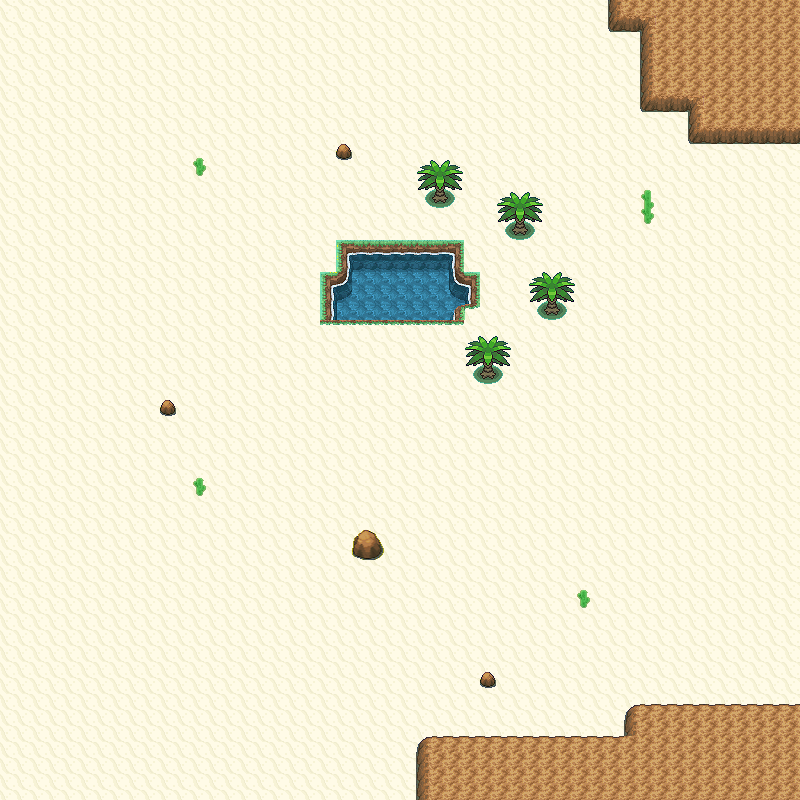

This is a level from a 2D game, rendered from its Tiled map with the project's own tilesets. A one-line summary and the map file follow, with tile-layer data summarised:
An orthogonal 50x50 tile map with 16x16 px tiles, 5 tile layers (Grass, Walkable, Water, Collisions, ...), 7 tilesets.

<map version="1.0" orientation="orthogonal" width="50" height="50" tilewidth="16" tileheight="16">
 <tileset firstgid="1" source="Cliffs01.tsx" />
 <tileset firstgid="231" source="Cliffs02.tsx" />
 <tileset firstgid="343" source="SinnohInteriorSet1.tsx" />
 <tileset firstgid="2711" source="Water02.tsx" />
 <tileset firstgid="2903" source="Orre Tileset 1.tsx" />
 <tileset firstgid="3986" source="Water02.tsx" />
 <tileset firstgid="4178" source="Trees2.tsx" />
 <layer name="Grass" width="50" height="50">
  <data>[2500 cells, 2455 non-empty, 1 distinct tile ids]</data>
 </layer>
 <layer name="Walkable" width="50" height="50">
  <data>[2500 cells, 34 non-empty, 6 distinct tile ids]</data>
 </layer>
 <layer name="Water" width="50" height="50">
  <data>[2500 cells, 46 non-empty, 21 distinct tile ids]</data>
 </layer>
 <layer name="Collisions" width="50" height="50">
  <data>[2500 cells, 225 non-empty, 16 distinct tile ids]</data>
 </layer>
 <layer name="WalkBehind" width="50" height="50">
  <data>[2500 cells, 29 non-empty, 8 distinct tile ids]</data>
 </layer>
</map>
